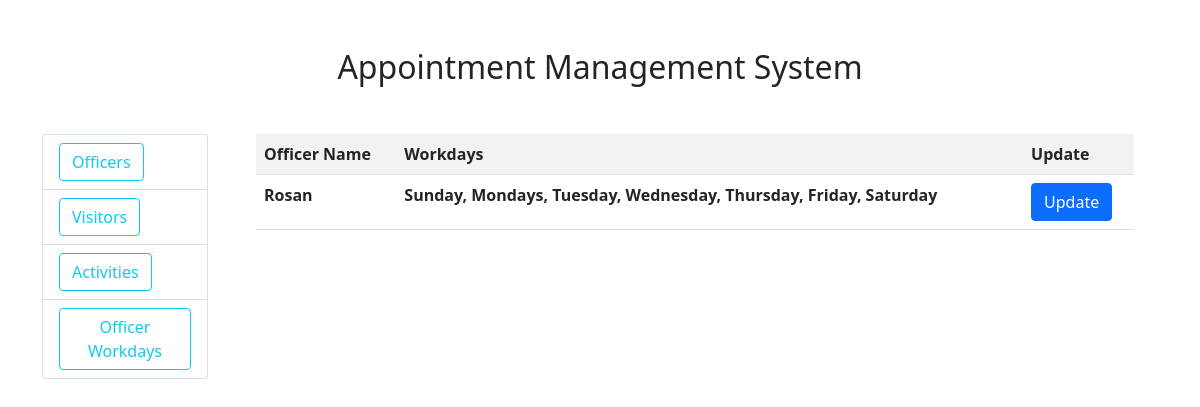
Before: /officer/workdays/ with the older database file.
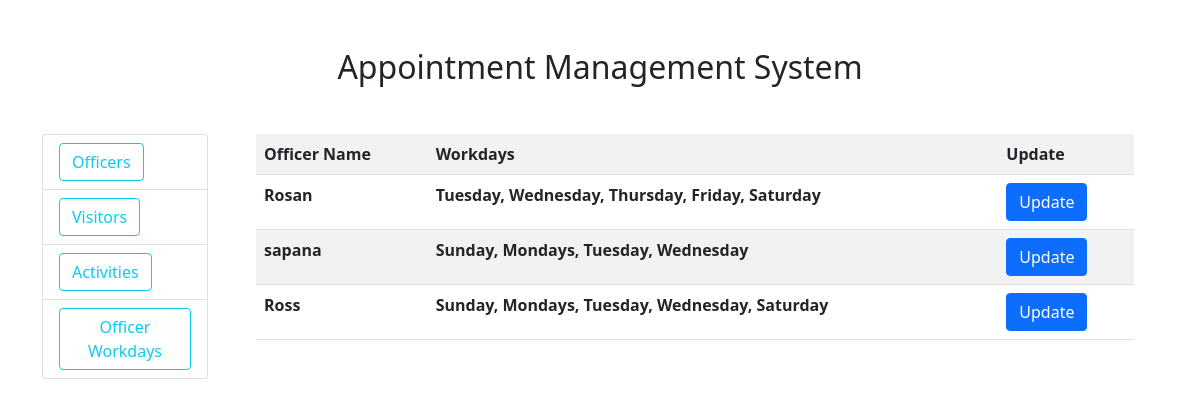
After: the same page with the newer database file.
### officer/models.py (models this page shows, shortened)
class Workdays(models.Model):
	officer = models.OneToOneField(Officer, on_delete= models.SET_NULL,null=True)
	choices = [
		('Sunday','Sunday'),('Mondays','Mondays'),('Tuesday','Tuesday'),
		('Wednesday','Wednesday'),('Thursday','Thursday'),('Friday','Friday'),
		('Saturday','Saturday'),
		]
	workdays = MultiSelectField(max_length=100,choices=choices,default='Sunday')

class Officer(models.Model):
	name =	models.CharField(max_length=50)
	post =	models.CharField(max_length=50)
	is_active =	models.BooleanField(default=True)
	workstartTime =	models.TimeField()
	workendTime =	models.TimeField()
	def __str__(self):
		return self.name

### officer/views.py (the view)
# urls.py: path('workdays/',views.officerworkdays,name="officerworkdays"),
def officerworkdays(request):
	workdays = Workdays.objects.all()
	content = {'workdays':workdays}
	return render(request,'workdays/workdays.html',content)

### Templates/workdays/workdays.html
{% extends 'home.html' %}
{% block content %}
<div>
	<div class="container-md">
		<table class="table table table-striped">
			<tr>
				<th>Officer Name</th>
				<th>Workdays</th>
				<th>Update</th>
			</tr>
			{% for data in workdays %}
			<tr>
				<th>{{data.officer}}</th>
				<th>{{data.workdays}}</th>
				<th>
					<a class="btn btn-primary" href="{% url 'updateworkdays' data.officer.id %}">Update</a>
				</th>
			</tr>
			{% endfor %}
		</table>
	</div>
</div>
{% endblock %}

Changed rows visible on the page:
changed Workdays "Rosan": workdays "Sunday, Mondays, Tuesday, Wednesday, Thursday, Friday, Saturday" → "Tuesday, Wednesday, Thursday, Friday, Saturday"
added Workdays: officer "sapana", workdays "Sunday, Mondays, Tuesday, Wednesday"
added Workdays: officer "Ross", workdays "Sunday, Mondays, Tuesday, Wednesday, Saturday"
